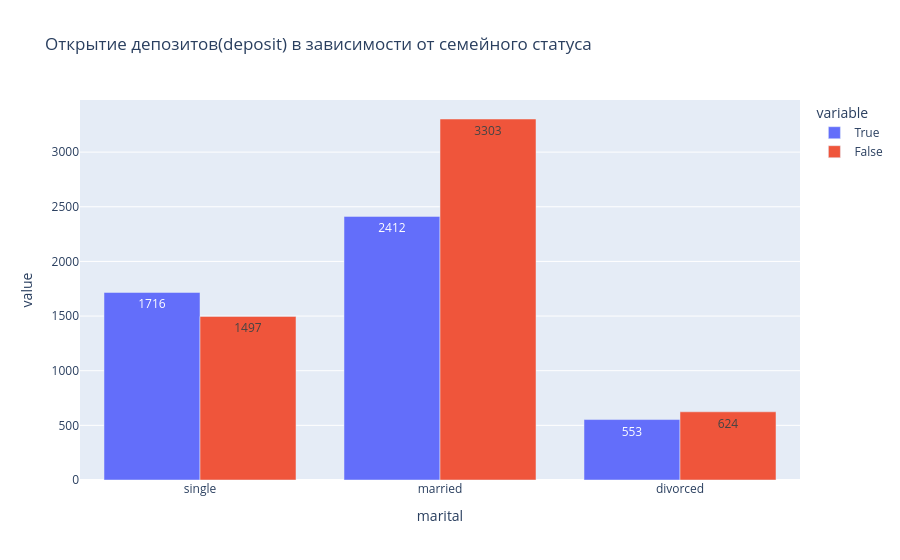

This figure's notebook cell:
### Markdown cell above
### Задания 9 и 10

### Code cell
# постройте визуализации для открывших и неоткрывших депозит в зависимости от семейного статуса
fig = px.bar(data.pivot_table(
    values='education',
    index='marital',    
    columns='deposit',
    aggfunc='count',
    fill_value=0
).sort_index(ascending=False).reset_index(), x='marital', y=[True,False],
             orientation='v',
             text_auto=True,
             barmode='group',
             title='Открытие депозитов(deposit) в зависимости от семейного статуса')
fig.show('png')

### Figure 1 — Plotly figure (JSON) as saved in the notebook; plotly's stock layout.template omitted (floating-point values rounded to 4 significant figures)
{"data": [{"alignmentgroup": "True", "hovertemplate": "variable=True<br>marital=%{x}<br>value=%{y}<extra></extra>", "legendgroup": "True", "marker": {"color": "#636efa", "pattern": {"shape": ""}}, "name": "True", "offsetgroup": "True", "orientation": "v", "showlegend": true, "textposition": "auto", "texttemplate": "%{y}", "type": "bar", "x": ["single", "married", "divorced"], "xaxis": "x", "y": [1716, 2412, 553], "yaxis": "y"}, {"alignmentgroup": "True", "hovertemplate": "variable=False<br>marital=%{x}<br>value=%{y}<extra></extra>", "legendgroup": "False", "marker": {"color": "#EF553B", "pattern": {"shape": ""}}, "name": "False", "offsetgroup": "False", "orientation": "v", "showlegend": true, "textposition": "auto", "texttemplate": "%{y}", "type": "bar", "x": ["single", "married", "divorced"], "xaxis": "x", "y": [1497, 3303, 624], "yaxis": "y"}], "layout": {"autosize": true, "barmode": "group", "legend": {"title": {"text": "variable"}, "tracegroupgap": 0}, "title": {"text": "Открытие депозитов(deposit) в зависимости от семейного статуса"}, "xaxis": {"anchor": "y", "autorange": true, "domain": [0, 1], "range": [-0.5, 2.5], "title": {"text": "marital"}, "type": "category"}, "yaxis": {"anchor": "x", "autorange": true, "domain": [0, 1], "range": [0, 3477.0], "title": {"text": "value"}, "type": "linear"}}}
